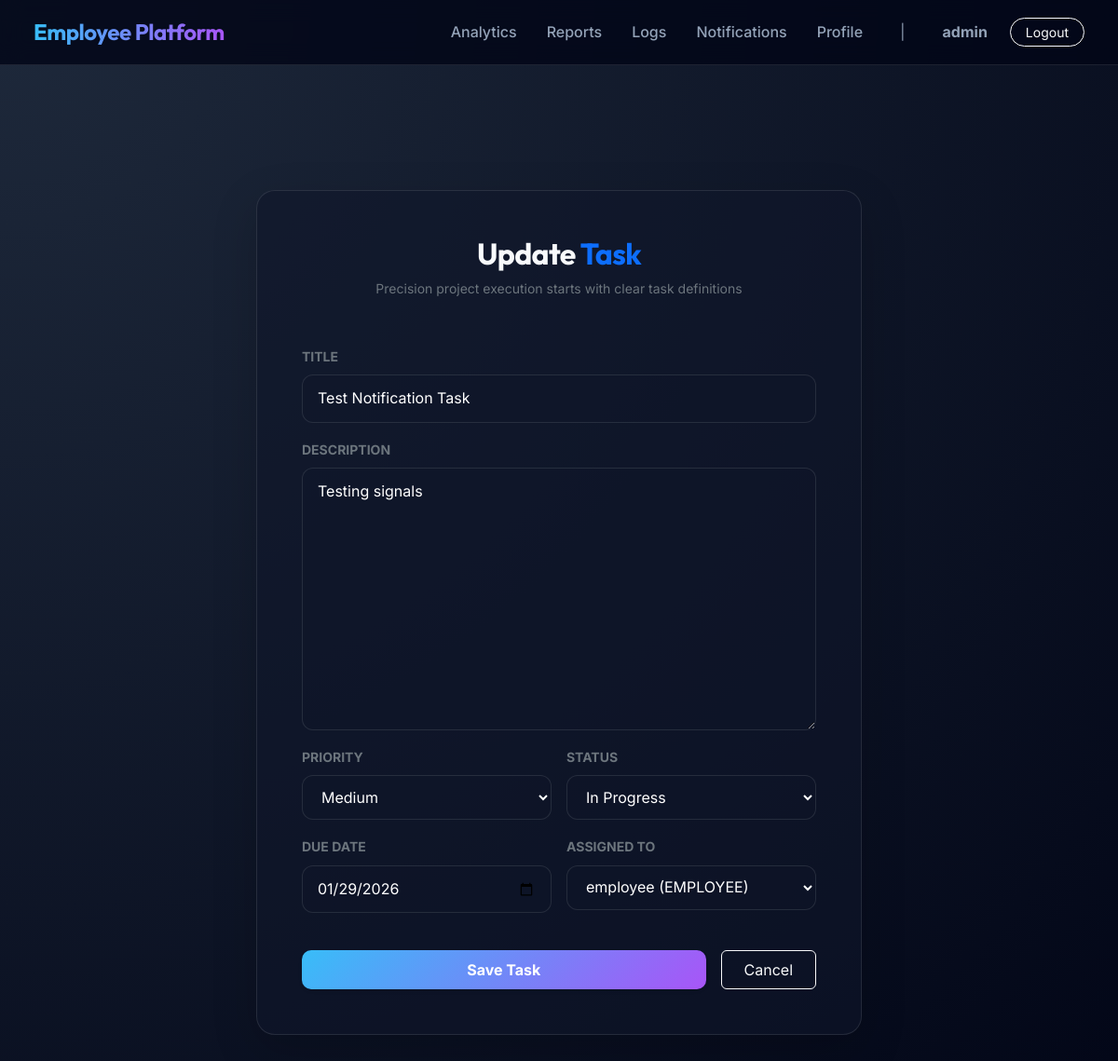
Screenshot of /projects/tasks/2/update/ (signed in) with the database file from the repository.
### core/models.py (models this page shows)
class User(AbstractUser):
    ROLE_CHOICES = (
        ('ADMIN', 'Admin'),
        ('MANAGER', 'Manager'),
        ('EMPLOYEE', 'Employee'),
    )
    role = models.CharField(max_length=20, choices=ROLE_CHOICES, default='EMPLOYEE')
    department = models.CharField(max_length=100, blank=True, null=True)
    def __str__(self):
        return f"{self.username} ({self.role})"

### projects/models.py (models this page shows, shortened)
class Task(models.Model):
    PRIORITY_CHOICES = (
        ('LOW', 'Low'),
        ('MEDIUM', 'Medium'),
        ('HIGH', 'High'),
        ('CRITICAL', 'Critical'),
    )
    STATUS_CHOICES = (
        ('TODO', 'To Do'),
        ('IN_PROGRESS', 'In Progress'),
        ('IN_REVIEW', 'In Review'),
        ('DONE', 'Done'),
    )
    title = models.CharField(max_length=200)
    description = models.TextField()
    priority = models.CharField(max_length=20, choices=PRIORITY_CHOICES, default='MEDIUM')
    status = models.CharField(max_length=20, choices=STATUS_CHOICES, default='TODO')
    due_date = models.DateField()
    project = models.ForeignKey(Project, on_delete=models.CASCADE, related_name='tasks')
    assigned_to = models.ForeignKey(settings.AUTH_USER_MODEL, on_delete=models.SET_NULL, null=True, blank=True, related_name='assigned_tasks')

### projects/views.py (the view, shortened to what this page needs)
# urls.py: path('tasks/<int:pk>/update/', views.TaskUpdateView.as_view(), name='task_update'),
class TaskUpdateView(LoginRequiredMixin, ManagerCheckMixin, UpdateView):
    model = Task
    form_class = TaskForm
    template_name = 'projects/task_form.html'

### projects/forms.py
class TaskForm(forms.ModelForm):
    class Meta:
        model = Task
        fields = ['title', 'description', 'priority', 'status', 'due_date', 'assigned_to']
        widgets = {
            'due_date': forms.DateInput(attrs={'type': 'date'}),
        }

### projects/views.py (called while the page is built)
    def test_func(self):
        return self.request.user.role in ['ADMIN', 'MANAGER']

### projects/templates/projects/task_form.html (shortened to what this page needs)
{% extends 'core/base.html' %}
{% block content %}
<div class="main-wrapper d-flex align-items-center justify-content-center" style="min-height: 80vh;">
    <div class="glass-card p-5 shadow-lg animate-fade-in" style="width: 100%; max-width: 650px;">
        <div class="text-center mb-5">
            <h2 class="fw-bold mb-2">
                {% if form.instance.pk %}Update <span class="text-primary">Task</span>{% else %}New <span
                    class="text-primary">Assignment</span>{% endif %}
            </h2>
            <p class="text-secondary small">Precision project execution starts with clear task definitions</p>
        </div>
        <form method="post">
            <div class="row g-3 mb-4">
                {% for field in form %}
                <div
                    class="{% if field.name == 'title' or field.name == 'description' %}col-12{% else %}col-md-6{% endif %}">
                    <label class="form-label small text-uppercase fw-bold text-secondary">{{ field.label }}</label>
                    {{ field }}
                </div>
                {% endfor %}
            </div>
            <div class="d-flex gap-3 pt-3">
                <button type="submit" class="btn btn-primary px-5 py-2 fw-bold flex-grow-1 shadow-sm">Save Task</button>
                <a href="javascript:history.back()" class="btn btn-outline-light px-4 py-2">Cancel</a>
            </div>
        </form>
    </div>
</div>
{% endblock %}

### core/templates/core/base.html (shortened to what this page needs)
<!DOCTYPE html>
<html lang="en">
<head>
    <link href="https://cdn.jsdelivr.net/npm/bootstrap@5.3.0/dist/css/bootstrap.min.css" rel="stylesheet">
    {% load static %}
    <link rel="stylesheet" href="{% static 'core/css/style.css' %}">
</head>
<body data-authenticated="{{ user.is_authenticated|yesno:'true,false' }}">
    <nav class="navbar navbar-expand-lg navbar-dark fixed-top">
        <div class="container-fluid">
            <a class="navbar-brand" href="/">
                <span class="d-none d-sm-inline">Employee Platform</span>
            </a>
            <div class="collapse navbar-collapse" id="navbarNav">
                <ul class="navbar-nav ms-auto align-items-center">
                    {% if user.is_authenticated %}
                    {% if user.role == 'ADMIN' or user.role == 'MANAGER' %}
                    <li class="nav-item">
                        <a class="nav-link" href="{% url 'analytics_dashboard' %}">Analytics</a>
                    </li>
                    <li class="nav-item">
                        <a class="nav-link" href="{% url 'report_dashboard' %}">Reports</a>
                    </li>
                    <li class="nav-item">
                        <a class="nav-link" href="{% url 'activity_logs' %}">Logs</a>
                    </li>
                    {% endif %}
                    <li class="nav-item">
                        <a class="nav-link" href="{% url 'notification_list' %}">Notifications</a>
                    </li>
                    <li class="nav-item">
                        <a class="nav-link" href="{% url 'profile_edit' %}">Profile</a>
                    </li>
                    <li class="nav-item d-none d-lg-block mx-2">
                        <span class="nav-link disabled text-primary opacity-75">|</span>
                    </li>
                    <li class="nav-item">
                        <span class="nav-link text-white fw-bold">{{ user.username }}</span>
                    </li>
                    <li class="nav-item ms-lg-2">
                        <a class="btn btn-outline-light btn-sm px-3 rounded-pill" href="{% url 'logout' %}">Logout</a>
                    </li>
                    {% endif %}
                </ul>
            </div>
        </div>
    </nav>
    <div class="main-wrapper container">
        <div class="animate-fade-in">
            {% block content %}{% endblock %}
        </div>
    </div>
</body>
</html>

### core/static/core/css/style.css (style rules this page uses)
:root { --bg-deep: #0f172a; --bg-darker: #020617; --surface-glass: rgba(30, 41, 59, 0.7); --border-glass: rgba(255, 255, 255, 0.1); --accent-blue: #38bdf8; --accent-purple: #a855f7; --accent-glow: rgba(56, 189, 248, 0.3); --text-primary: #f8fafc; --text-secondary: #94a3b8; --nav-height: 70px; --glass-blur: blur(12px); --transition-smooth: all 0.3s cubic-bezier(0.4, 0, 0.2, 1); }
body { background: radial-gradient(circle at top left, #1e293b, var(--bg-darker)); color: var(--text-primary); font-family: 'Inter', sans-serif; min-height: 100vh; margin: 0; line-height: 1.6; overflow-x: hidden; }
h1, h2, h3, .navbar-brand { font-family: 'Outfit', sans-serif; font-weight: 700; letter-spacing: -0.02em; }
.glass-card { background: rgba(15, 23, 42, 0.6); backdrop-filter: var(--glass-blur); border: 1px solid var(--border-glass); border-radius: 20px; transition: var(--transition-smooth); }
.navbar { height: var(--nav-height); background: rgba(2, 6, 23, 0.8) !important; backdrop-filter: var(--glass-blur); border-bottom: 1px solid var(--border-glass); padding: 0 1.5rem; }
.navbar-brand { font-size: 1.5rem; background: linear-gradient(to right, var(--accent-blue), var(--accent-purple)); -webkit-background-clip: text; background-clip: text; -webkit-text-fill-color: transparent; }
.nav-link { color: var(--text-secondary) !important; font-weight: 500; transition: var(--transition-smooth); margin: 0 0.5rem; }
.main-wrapper { padding-top: calc(var(--nav-height) + 2rem); padding-bottom: 3rem; }
.btn-primary { background: linear-gradient(135deg, var(--accent-blue), var(--accent-purple)); border: none; border-radius: 10px; padding: 0.6rem 1.5rem; font-weight: 600; transition: var(--transition-smooth); }
.animate-fade-in { animation: fadeIn 0.8s ease-out forwards; animation-delay: calc(var(--delay-index, 0) * 100ms); }

### projects/templates/projects/task_form.html (style rules this page uses)
input[type="text"], input[type="date"], select, textarea { display: block; width: 100%; padding: 0.75rem 1rem; background: rgba(15, 23, 42, 0.4); border: 1px solid rgba(255, 255, 255, 0.1); border-radius: 12px; color: white; transition: all 0.3s ease; }
option { background: var(--bg-deep); color: white; }

### rows the page displays
User: username "admin"
Task: form "Test Notification Task" "Testing signals" "Medium" "In Progress" "01/29/2026" "employee (EMPLOYEE)"

### other values shown
{{ field.label }} "TITLE" "DESCRIPTION" "PRIORITY" "STATUS" "DUE DATE" "ASSIGNED TO"
